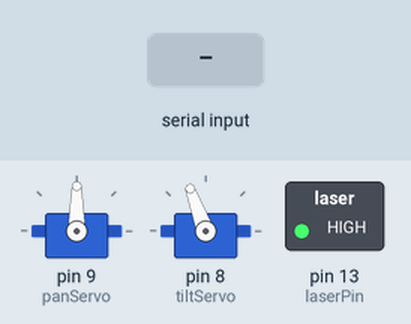
The sketch below on a simulated Arduino Uno, built with avr-gcc and run on an emulated ATmega328P. On the bench: 2 × servo, switched loads named in the sketch (green lamp = pin HIGH). The test bench sets the inputs (shaded band). What the sketch prints to the serial monitor is not drawn.

Above: at 1.2 s.
1.3 s: "u" received over Serial
At 2.5 s:
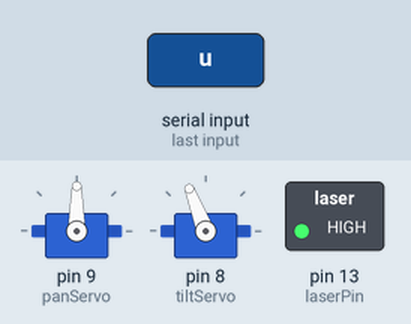
2.8 s: "l" received over Serial
At 4.0 s:
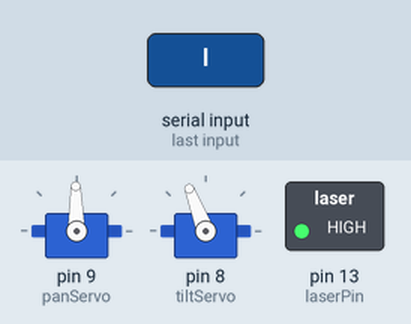
4.3 s: "d" received over Serial
At 5.1 s:
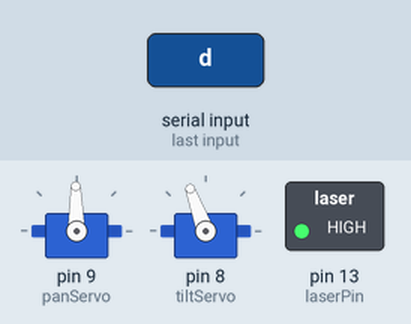
Timing chart, 0 to 7.3 s (numbered marks = the images above; inputs shaded):
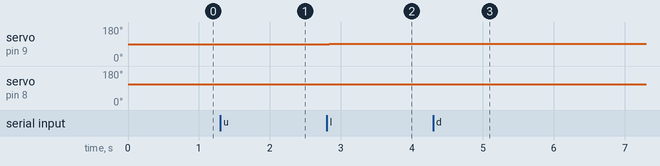

Measured:
- after the input at 1.3 s, servo on pin 8 (tiltServo): 110° → 111° at once
- after the input at 2.8 s, servo on pin 9 (panServo): 90° → 91° at once
- after the input at 4.3 s, servo on pin 8 (tiltServo): 111° → 110° at once

The sketch:

perfect_uart_w_servos.ino
```cpp
#include <Servo.h>

Servo panServo;  // create servo object to control a servo
Servo tiltServo;

int tiltPos = 110;    // variable to store the servo position
int panPos = 90;    // variable to store the servo position
int laserPin = 13;
int toggle = 1;
char inByte [2];
int tiltNum = 1;
int panNum = 1;

void setup() {
  // put your setup code here, to run once:
  Serial.begin(9600);
  pinMode(laserPin, OUTPUT);
  panServo.attach(9);
  tiltServo.attach(8);

  // Set initial servo posistions
  tiltServo.write(tiltPos);
  panServo.write(panPos);

  // Turn laser on
  digitalWrite(laserPin, HIGH);
}

void loop() {
  // put your main code here, to run repeatedly:
  if(Serial.available()){
    Serial.readBytes(inByte, 1);
    Serial.println(inByte);

    if(strcmp(inByte, "u") == 0) {

      Serial.println("Going up by " + tiltNum);
      tiltPos = tiltPos + tiltNum;
      tiltServo.write(tiltPos);
    }
    else if(strcmp(inByte, "d") == 0) {

      Serial.println("Going down by "+ tiltNum);
      tiltPos = tiltPos - tiltNum;
      tiltServo.write(tiltPos);
    }
    else if(strcmp(inByte, "l") == 0) {

      Serial.println("Going left by " + panNum);
      panPos = panPos + panNum;
      panServo.write(panPos);
    }
    else if(strcmp(inByte, "r") == 0) {

      Serial.println("Going right by " + panNum);
      panPos = panPos - panNum;
      panServo.write(panPos);
    }
    else{
      Serial.println("We recieved...");
      Serial.println("inByte");
    }
  }
  Serial.println("We ain't got shit");
}
```
